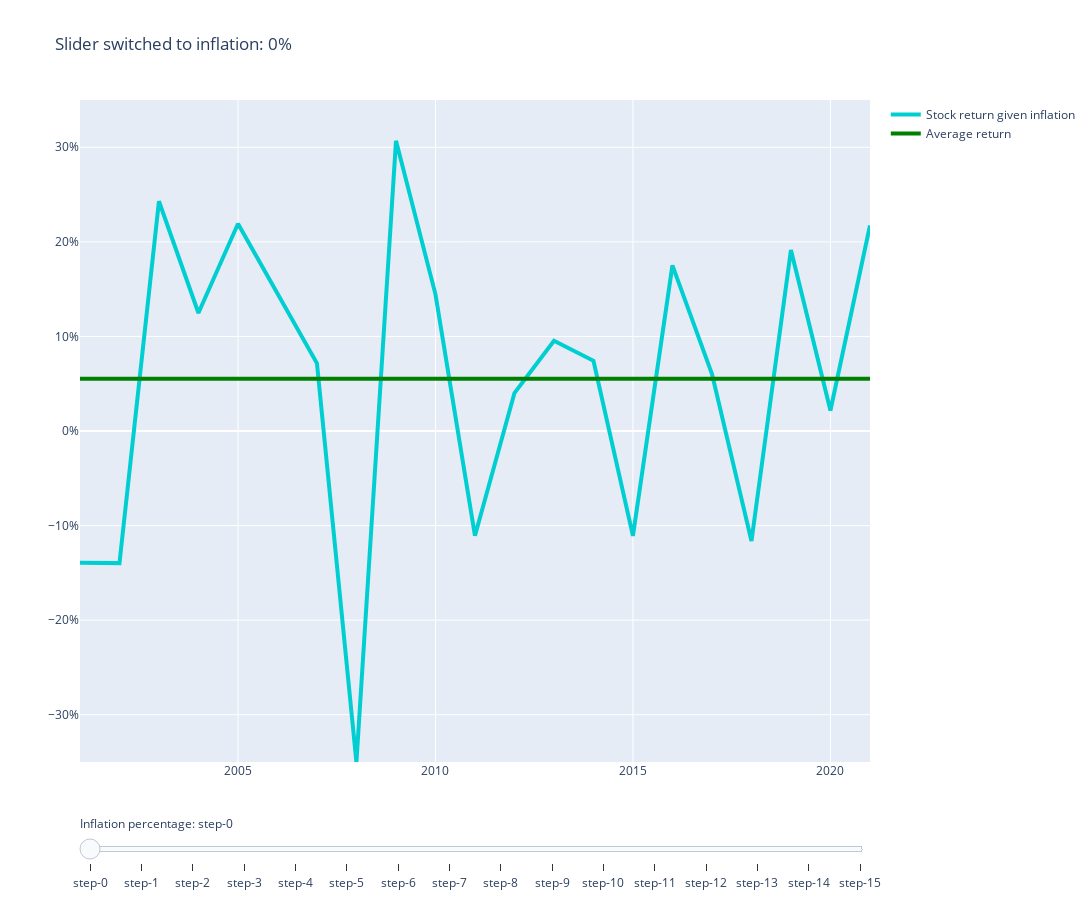

Notebook code cell kept with this figure:
### Code cell
import plotly.graph_objects as go
import numpy as np

fig = go.Figure()

for percent in range(0,16):
    fig.add_trace(
        go.Scatter(
            visible=False,
            line=dict(color="#00CED1", width=4),
            name="Stock return given inflation",
            x=stocks['Date'],
            y=(stocks['Yearly Change']-percent)/100))
    fig.add_trace(
    go.Scatter(
        visible=False,
        line=dict(color="green", width=4),
        name="Average return",
        x=stocks['Date'],
        y=len(stocks['Date'])*[(stocks['Yearly Change'].mean()-percent)/100]))

fig.data[0].visible = True
fig.data[1].visible = True

steps = []
for i in range(0,len(fig.data),2):
    step = dict(
        method="update",
        args=[{"visible": [False] * len(fig.data)},
              {"title": "Slider switched to inflation: " + str(round(i/2))+'%'}] # layout attribute
        , name ='inf'
    )
    step["args"][0]["visible"][i] = True
    step["args"][0]["visible"][i+1] = True 
    steps.append(step)

sliders = [dict(
    active=0,
    currentvalue={"prefix": "Inflation percentage: "},
    pad={"t": 50},
    steps=steps
)]



fig.update_layout(
    sliders=sliders
)

fig.update_layout(
    autosize=False,
    width=1400,
    height=900,title=f'Chart over average yearly returns during the 2000s. Adjust slider to see impact on returns.')
fig.update_layout(yaxis_tickformat = '.00%')
fig.update_yaxes(range=[-.35, .35])
fig.show()
